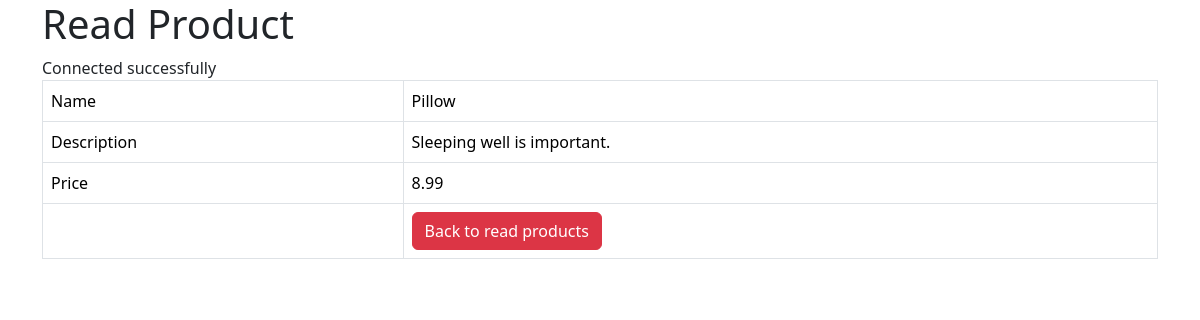
Screenshot of /product_details.php?id=8 with the database file from the repository.
### tables this page shows
CREATE TABLE IF NOT EXISTS `products` (
  `id` int NOT NULL AUTO_INCREMENT,
  `name` varchar(128) NOT NULL,
  `description` text NOT NULL,
  `product_cat` int NOT NULL,
  `price` double NOT NULL,
  `promotion_price` double NOT NULL,
  `manufacture_date` date NOT NULL,
  `expired_date` date NOT NULL,
  `created` datetime NOT NULL,
  `modified` timestamp NOT NULL DEFAULT CURRENT_TIMESTAMP ON UPDATE CURRENT_TIMESTAMP,
  PRIMARY KEY (`id`)
);

### product_details.php (the view, shortened to what this page needs)
<!DOCTYPE HTML>
<html>
<head>
    <link href="https://cdn.jsdelivr.net/npm/bootstrap@5.3.3/dist/css/bootstrap.min.css" rel="stylesheet">
</head>
<body>
    <div class="container">
        <div class="page-header">
            <h1>Read Product</h1>
        </div>
        <?php
        $id = isset($_GET['id']) ? $_GET['id'] : die('ERROR: Record ID not found.');
        include 'config/database.php';
        try {
            $query = "SELECT id, name, description, price FROM products WHERE id = ? LIMIT 0,1";
            $stmt = $con->prepare($query);
            $stmt->bindParam(1, $id);
            $stmt->execute();
            $row = $stmt->fetch(PDO::FETCH_ASSOC);
            $name = $row['name'];
            $description = $row['description'];
            $price = $row['price'];
        }
        catch (PDOException $exception) {
            die('ERROR: ' . $exception->getMessage());
        }
        ?>
        <table class='table table-hover table-responsive table-bordered'>
            <tr>
                <td>Name</td>
                <td><?php echo $name;  ?></td>
            </tr>
            <tr>
                <td>Description</td>
                <td><?php echo $description;  ?></td>
            </tr>
            <tr>
                <td>Price</td>
                <td><?php echo $price;  ?></td>
            </tr>
            <tr>
                <td></td>
                <td>
                    <a href='product_listing.php' class='btn btn-danger'>Back to read products</a>
                </td>
            </tr>
        </table>
    </div>
</body>
</html>

### rows the page displays
products: name "Pillow", description "Sleeping well is important.", price "8.99"
